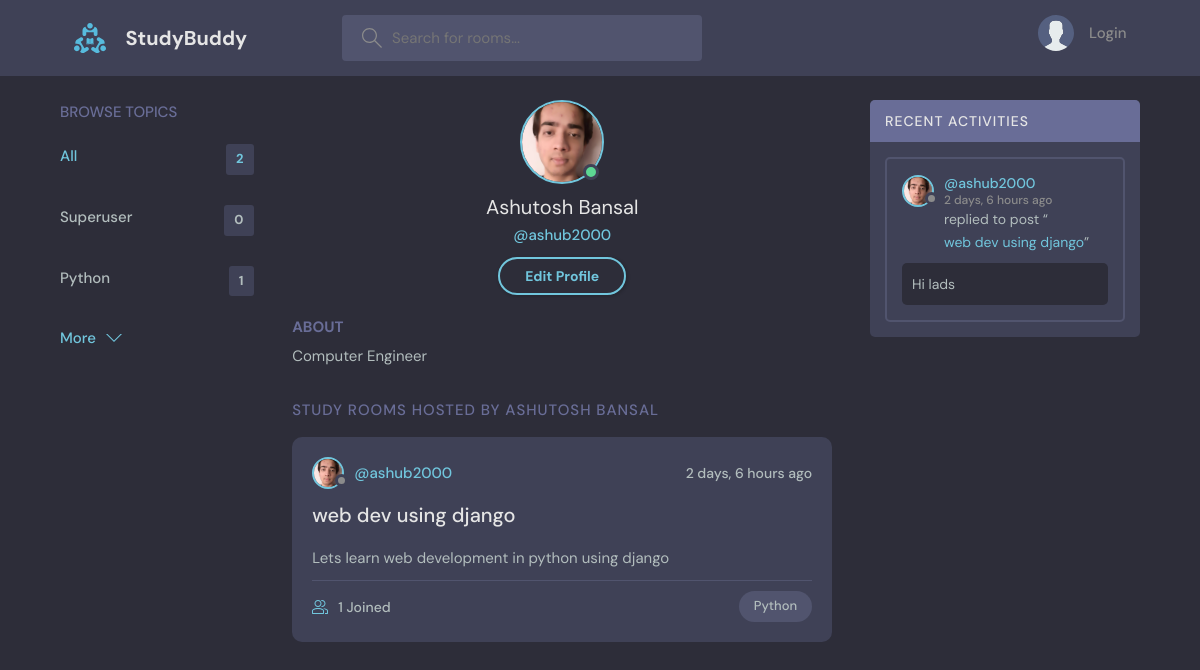
Page /profile/2/ on the earlier database version.
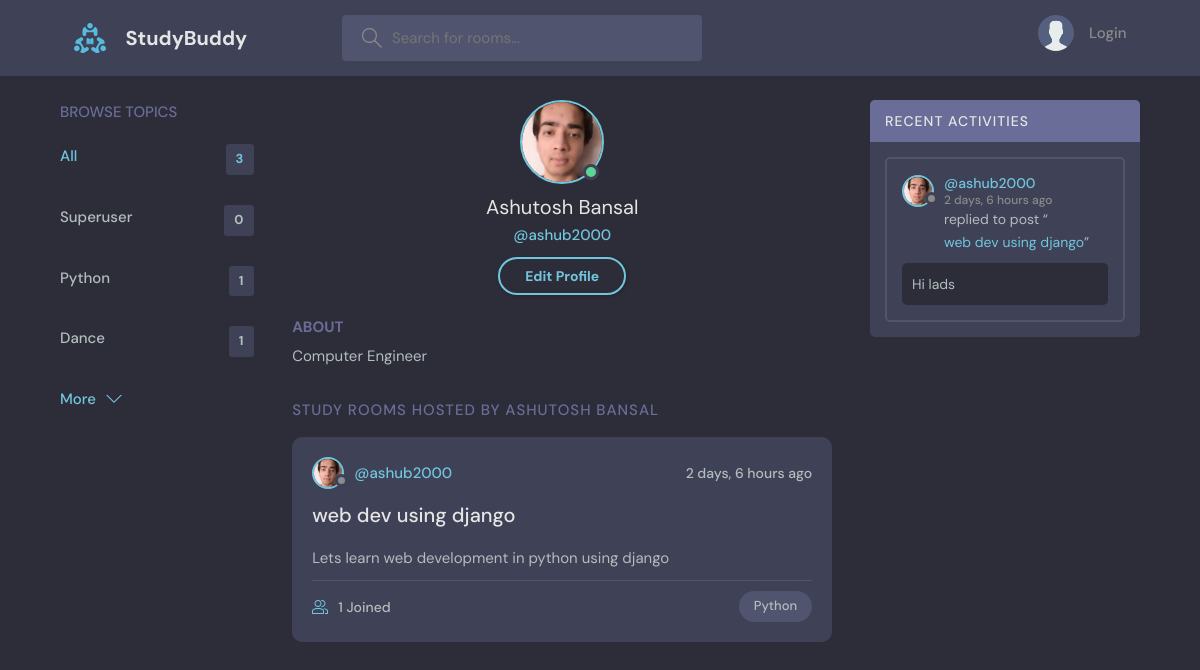
Same page on the later database version.
### base/models.py (models this page shows, shortened)
class Topic(models.Model):
    name = models.CharField(max_length=200)

class Room(models.Model):
    host = models.ForeignKey(User, on_delete=models.SET_NULL, null=True)
    topic = models.ForeignKey(Topic,on_delete=models.SET_NULL, null=True)
    name = models.CharField(max_length=200)
    description = models.TextField(null=True, blank=True)
    participants = models.ManyToManyField(User, related_name='participants', blank=True)
    updated = models.DateTimeField(auto_now=True)
    created = models.DateTimeField(auto_now_add=True)
    class Meta:
        ordering = ['-updated', '-created']
    def __str__(self):
        return self.name

class User(AbstractUser):
    name = models.CharField(max_length=200, null=True)
    email = models.EmailField(unique=True, null=True)
    bio = models.TextField(null=True)
    avatar = models.ImageField(null=True, default="avatar.svg")
    USERNAME_FIELD = 'email'
    REQUIRED_FIELDS = ['username']

class Message(models.Model):
    user = models.ForeignKey(User, on_delete=models.CASCADE)
    room = models.ForeignKey(Room, on_delete=models.CASCADE)
    body = models.TextField()
    updated = models.DateTimeField(auto_now=True)
    created = models.DateTimeField(auto_now_add=True)
    class Meta:
        ordering = ['-updated', '-created']

### base/views.py (the view)
# urls.py: path('profile/<str:pk>/', views.user_profile, name='profile'),
def user_profile(request, pk):
    user = User.objects.get(id=pk)
    rooms = user.room_set.all()
    room_messages = user.message_set.all()
    topics = Topic.objects.all()
    context = {'user': user, 'rooms': rooms, 'room_messages': room_messages, 'topics': topics}
    return render(request, 'base/profile.html', context)

### base/templates/base/profile.html
{% extends 'main.html' %}
{% block content %}
  <main class="profile-page layout layout--3">
    <div class="container">
      {% include 'base/topics_component.html' %}
      <div class="roomList">
        <div class="profile">
          <div class="profile__avatar">
            <div class="avatar avatar--large active">
              <img src="{{user.avatar.url}}" />
            </div>
          </div>
          <div class="profile__info">
            <h3>{{user.name}}</h3>
            <p>@{{user.username}}</p>
            <a href="{% url 'update-user' %}" class="btn btn--main btn--pill">Edit Profile</a>
          </div>
          <div class="profile__about">
            <h3>About</h3>
            <p>
             {{user.bio}}
            </p>
          </div>
        </div>
        <div class="roomList__header">
          <div>
            <h2>Study Rooms Hosted by {{user.name}}</a>
            </h2>
          </div>
        </div>
        {% include 'base/rooms_component.html' %}
      </div>
      {% include 'base/activity_feed_component.html' %}
    </div>
  </main>
{% endblock %}

### base/templates/base/topics_component.html (shortened to what this page needs)
<div class="topics">
    <div class="topics__header">
      <h2>Browse Topics</h2>
    </div>
    <ul class="topics__list">
      <li>
        <a href="{% url 'home' %}" class="active">All <span>{{topics.count}}</span></a>
      </li>
      {% for topic in topics %}
      <li>
        <a href="{% url 'home' %}?q={{topic.name}}">{{topic.name}} <span>{{topic.room_set.all.count}}</span> </a>
      </li>
      {% endfor %}
    </ul>
    <a class="btn btn--link" href="{% url 'topics' %}">
      More
      <svg version="1.1" xmlns="http://www.w3.org/2000/svg" width="32" height="32" viewBox="0 0 32 32">
        <title>chevron-down</title>
        <path d="M16 21l-13-13h-3l16 16 16-16h-3l-13 13z"></path>
      </svg>
    </a>
  </div>

### base/templates/base/rooms_component.html (shortened to what this page needs)
{% for room in rooms %}
<div class="roomListRoom">
    <div class="roomListRoom__header">
      <a href="{% url 'profile' room.host.id %}" class="roomListRoom__author">
        <div class="avatar avatar--small">
          <img src="{{room.host.avatar.url}}" />
        </div>
        <span>@{{room.host.username}}</span>
      </a>
      <div class="roomListRoom__actions">
        <span>{{room.created|timesince}} ago</span>
      </div>
    </div>
    <div class="roomListRoom__content">
        <a href="{% url 'room' room.id %}">{{room.name}}</a>
      <p>
        {{room.description}}
      </p>
    </div>
    <div class="roomListRoom__meta">
      <a href="{% url 'room' room.id %}" class="roomListRoom__joined">
        {{room.participants.all.count}} Joined
      </a>
      <p class="roomListRoom__topic">{{room.topic.name}}</p>
    </div>
</div>
{% endfor %}

### base/templates/base/activity_feed_component.html (shortened to what this page needs)
<div class="activities">
          <div class="activities__header">
            <h2>Recent Activities</h2>
          </div>
          {% for message in room_messages %}
          <div class="activities__box">
            <div class="activities__boxHeader roomListRoom__header">
              <a href="{% url 'profile' message.user.id %}" class="roomListRoom__author">
                <div class="avatar avatar--small">
                  <img src="{{message.user.avatar.url}}" />
                </div>
                <p>
                    @{{message.user.username}}
                  <span>{{message.created|timesince}} ago</span>
                </p>
              </a>
            </div>
            <div class="activities__boxContent">
              <p>replied to post “<a href="{% url 'room' message.room.id %}">{{message.room}}</a>”</p>
              <div class="activities__boxRoomContent">
                {{message.body}}
              </div>
            </div>
          </div>
          {% endfor %}
        </div>

Differences in the rows shown:
added Topic: name "Dance", room_set.all.count "1"
Other differences:
{{ topics.count }}: "2" → "3"
